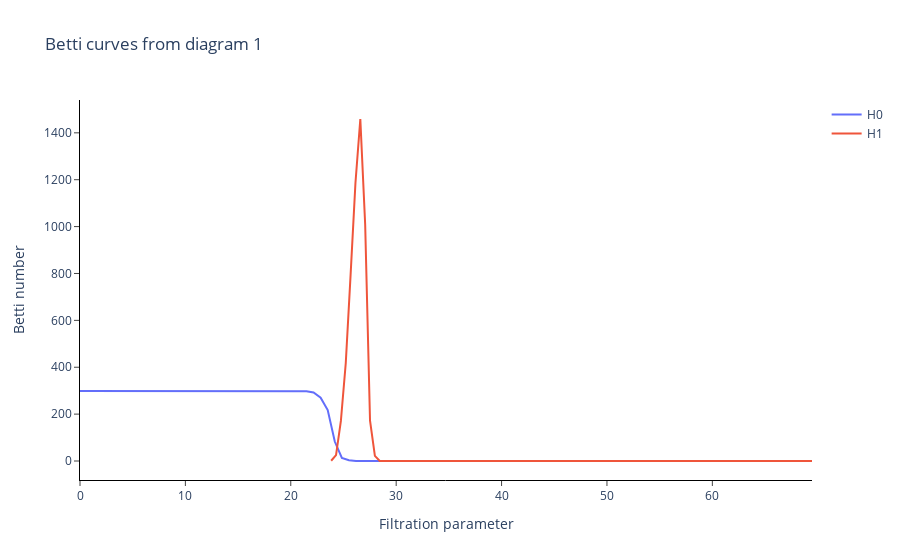

Notebook code cell kept with this figure:
### Code cell
# Betti curve for Null model
BC.plot(X_betti_curves_comb, sample=1)
